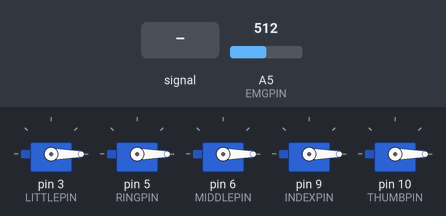
The sketch below on a simulated Arduino Uno, built with avr-gcc and run on an emulated ATmega328P. Parts: 5 × servo. The inputs (shaded band) are chosen by the test bench; at power-on: A5 (EMGPIN) = 512. What the sketch prints to the serial monitor is not drawn.

Above: at 1.2 s.
1.3 s: A5 (EMGPIN) fed a 200 Hz sine of ±460 counts around its level
4.3 s: A5 (EMGPIN) set to 716
At 5.2 s:
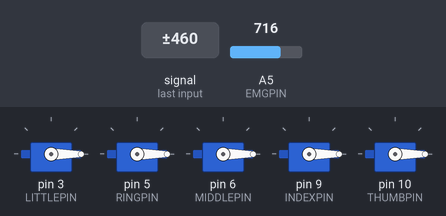
5.8 s: A5 (EMGPIN) set to 157
7.3 s: A5 (EMGPIN) set to 136
At 7.7 s:
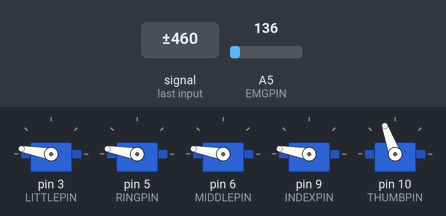
8.8 s: A5 (EMGPIN) set to 160
At 10.1 s:
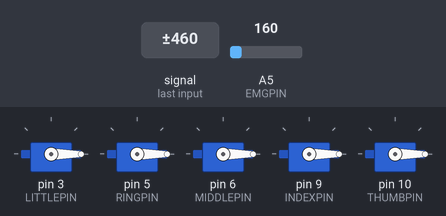
Timing chart, 0 to 11.3 s (numbered marks = the images above; inputs shaded):
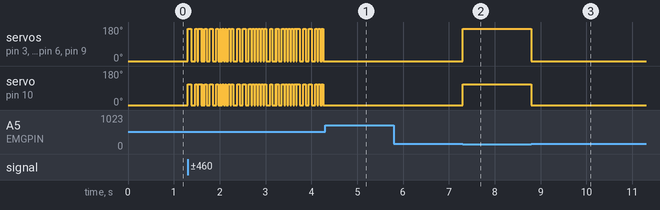

The sketch:

Myoelectric_Arduino_Code_-_5_micro-servo_motors.ino
```cpp
//**------------------------------* EMG Sensor controlling five Servo motors movement code *----------------------------------**//

#include <Servo.h>

//Threshold for servo motor control with muscle sensor.
#define THRESHOLD 150 // Move the servo when EMG signal is above this threshold (opened/closed)
#define EMGPIN  5 //Analog pin connected to Muscle Sensor V3 Board
#define LITTLEPIN 3 //Digital pin used by Little servo
#define RINGPIN 5 //Digital pin used by Ring servo
#define MIDDLEPIN 6 //Digital pin used by Middle servo
#define INDEXPIN 9 //Digital pin used by Index servo
#define THUMBPIN 10 //Digital pin used by Thumb servo

//Constants used to open and close the fingers
#define LITTLE 1
#define RING   2
#define MIDDLE 3
#define INDEX  4
#define THUMB  5

Servo servoLittleFinger;         // Define servo fingers
Servo servoRingFinger;         // Define servo fingers
Servo servoMiddleFinger;         // Define servo fingers
Servo servoIndexFinger;         // Define servo fingers
Servo servoThumbFinger;         // Define servo fingers

int finger;

// Motion routines for handopen and handclose
void openhand(){for(finger = 1; finger < 6; finger++){openFinger(finger);}}
void closehand(){for(finger = 1; finger < 6 ; finger++){closeFinger(finger);}}

void openFinger(int finger){
  if(finger==LITTLE){servoLittleFinger.write(170);} // Little finger
  else if(finger==RING){servoRingFinger.write(170);}// Ring finger
  else if(finger==MIDDLE){servoMiddleFinger.write(170);}// Middle finger
  else if(finger==INDEX){servoIndexFinger.write(170);}// Index finger
  else if(finger==THUMB){servoThumbFinger.write(110);}//Thumb finger
}

void closeFinger(int finger){
  if(finger==LITTLE){servoLittleFinger.write(0);} // Little finger
  else if(finger==RING){servoRingFinger.write(0);}// Ring finger
  else if(finger==MIDDLE){servoMiddleFinger.write(0);}// Middle finger
  else if(finger==INDEX){servoIndexFinger.write(0);}// Index finger
  else if(finger==THUMB){servoThumbFinger.write(0);}//Thumb finger
}

void setup(){

  Serial.begin(115200); //BAUDRATE set to 115200, remember it to set monitor serial properly (used this BaudRate and "NL&CR" option to visualize the values correctly)

  servoLittleFinger.attach(LITTLEPIN);  // Set Little finger servo to digital pin 3
  servoRingFinger.attach(RINGPIN);  // Set Ring finger servo to digital pin 5
  servoMiddleFinger.attach(MIDDLEPIN);  // Set Middle finger servo to digital pin 6
  servoIndexFinger.attach(INDEXPIN);  // Set Index finger servo to digital pin 9
  servoThumbFinger.attach(THUMBPIN);  // Set Thumb finger servo to digital pin 10

}//end setup

void loop() {

  int value = analogRead(EMGPIN); //The "value" variable reads the value from the analog pin to which the sensor is connected.
  if(value>THRESHOLD) //If the sensor value is GREATER than the THRESHOLD, the servo motor will turn to 170 degrees.
  {closehand();}
  else //If the sensor is LESS than the THRESHOLD, the servo motor will turn to 0 degrees.
  {openhand();}

  Serial.println(value); //You can use serial monitor to set THRESHOLD properly, comparing the values shown when you open and close your hand

}
```

Measured:
- the behaviour switches between 151 and 150 on A5 (EMGPIN) (found by bisection; images 1 and 2)
- after the input at 4.3 s, servo on pin 3 (LITTLEPIN), servo on pin 5 (RINGPIN), servo on pin 6 (MIDDLEPIN), servo on pin 9 (INDEXPIN), servo on pin 10 (THUMBPIN): stops changing and stays 0°
- after the input at 7.3 s, servo on pin 3 (LITTLEPIN), servo on pin 5 (RINGPIN), servo on pin 6 (MIDDLEPIN), servo on pin 9 (INDEXPIN): 0° → 170° at once; servo on pin 10 (THUMBPIN): 0° → 110° at once
- after the input at 8.8 s, servo on pin 3 (LITTLEPIN), servo on pin 5 (RINGPIN), servo on pin 6 (MIDDLEPIN), servo on pin 9 (INDEXPIN): 170° → 0° at once; servo on pin 10 (THUMBPIN): 110° → 0° at once
